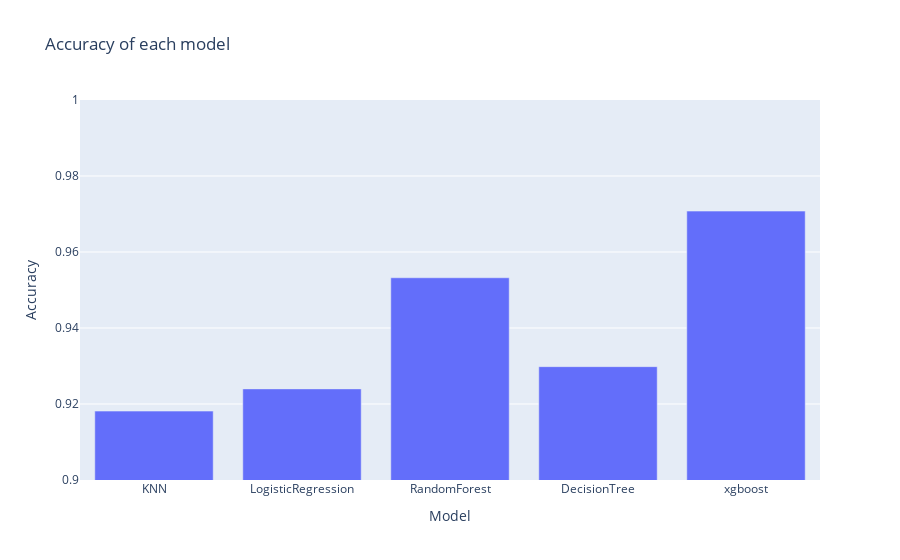

The cell this chart's notebook holds for it:
### Code cell
fig = px.bar(com_model, 
             x = "Model", 
             y = "Accuracy",
             range_y = [0.9, 1 ],
             title = "Accuracy of each model")
fig.show()

### Figure 1 — Plotly figure (JSON) as saved in the notebook; plotly's stock layout.template omitted (floating-point values rounded to 4 significant figures)
{"data": [{"alignmentgroup": "True", "hovertemplate": "Model=%{x}<br>Accuracy=%{y}<extra></extra>", "legendgroup": "", "marker": {"color": "#636efa", "pattern": {"shape": ""}}, "name": "", "offsetgroup": "", "orientation": "v", "showlegend": false, "textposition": "auto", "type": "bar", "x": ["KNN", "LogisticRegression", "RandomForest", "DecisionTree", "xgboost"], "xaxis": "x", "y": [0.9181, 0.924, 0.9532, 0.9298, 0.9708], "yaxis": "y"}], "layout": {"barmode": "relative", "legend": {"tracegroupgap": 0}, "title": {"text": "Accuracy of each model"}, "xaxis": {"anchor": "y", "domain": [0, 1], "title": {"text": "Model"}}, "yaxis": {"anchor": "x", "domain": [0, 1], "range": [0.9, 1], "title": {"text": "Accuracy"}}}}
